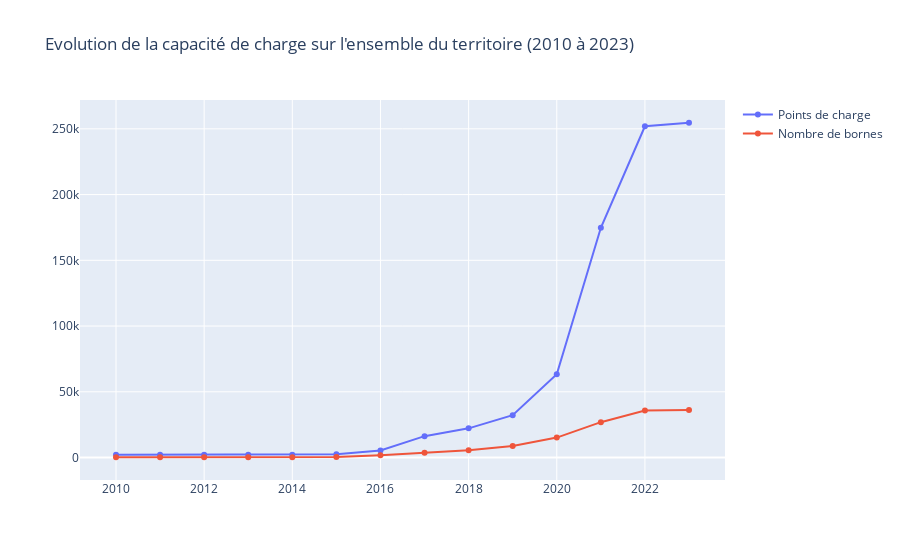

Notebook code for this chart:
### Code cell
# Seulement depuis 2010 :

fig = go.Figure()
fig.add_trace(go.Line(name = "Points de charge", x = nb.index.year[40:], y = nb.loc["2010" :, "total_pdc"]))
fig.add_trace(go.Line(name = "Nombre de bornes", x = nb.index.year[40:], y = nb.loc["2010" :, "total_bornes"]))
fig.update_layout(title = "Evolution de la capacité de charge sur l'ensemble du territoire (2010 à 2023)")
fig.show()

### Figure 1 — Plotly figure (JSON) as saved in the notebook; plotly's stock layout.template omitted (floating-point values rounded to 4 significant figures)
{"data": [{"name": "Points de charge", "type": "scatter", "x": [2010, 2011, 2012, 2013, 2014, 2015, 2016, 2017, 2018, 2019, 2020, 2021, 2022, 2023], "y": [2068, 2068, 2132, 2132, 2146, 2532, 5388, 16282, 22218, 32222, 63310, 174733, 251934, 254620]}, {"name": "Nombre de bornes", "type": "scatter", "x": [2010, 2011, 2012, 2013, 2014, 2015, 2016, 2017, 2018, 2019, 2020, 2021, 2022, 2023], "y": [236, 236, 244, 244, 253, 444, 1666, 3753, 5548, 8781, 15188, 26918, 35772, 36076]}], "layout": {"title": {"text": "Evolution de la capacité de charge sur l'ensemble du territoire (2010 à 2023)"}}}
